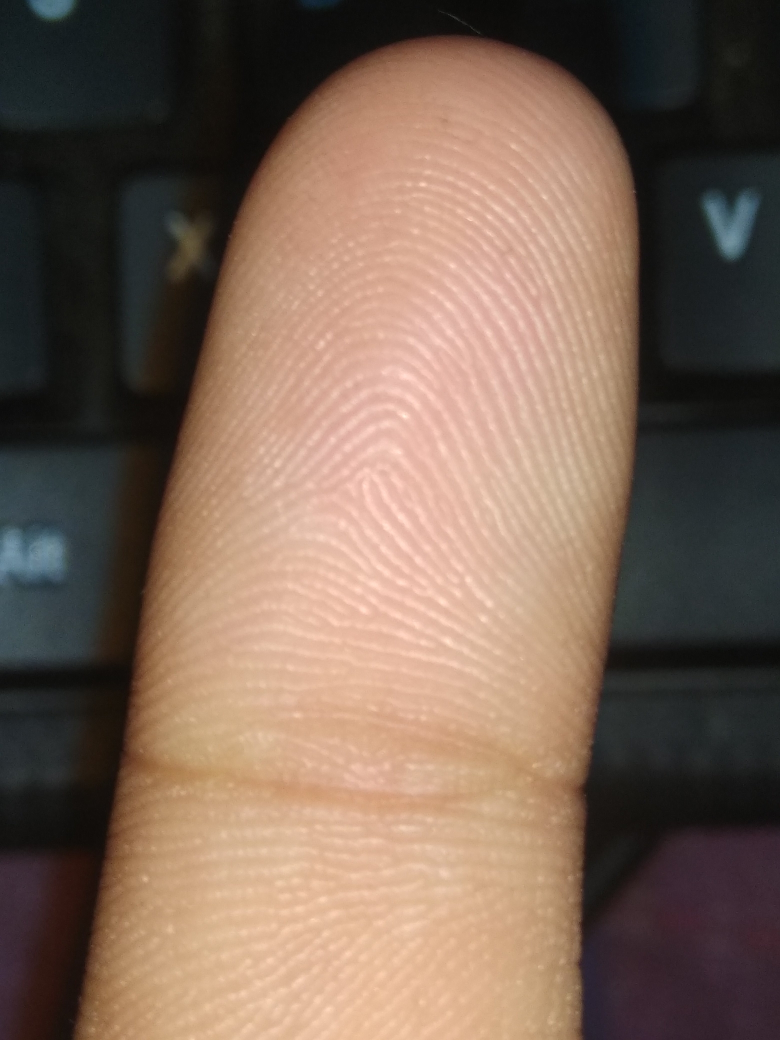
#> input picture projekt3/images/thumb.jpg, 1560 x 2080 px, found by its file name (shown at 1/2 size)
$ python main.py
#> lines starting #> are read from the running program, lines starting #| are printed output that depends on the picture; after the words box and inside, x2 and y2 are one past the last pixel; in counts of white or black regions, pixels touching at a corner belong together
### projekt3/packages/functions.py
import cv2
import numpy as np
import random

def contrast(img, num):
    img2 = img.copy()
    height, width = np.shape(img)
    for val in range(0, height):
        for val2 in range(0, width):
            img2[val,val2] = int(num* img2[val,val2])
            if img2[val,val2] > 255:
                img2[val,val2] = 255
    return img2

def separation(array, limit):
    temp_list = []
    height, width = np.shape(array)
    for val in range(0, height):
        for val2 in range(0, width):
            if array[val,val2] > limit:
                temp = (val, val2)
                temp_list.append(temp)
    return temp_list

def extract(list, array, color):
    temp = array.copy()
    for val in list:
        temp[val[0],val[1]] = color
    return temp

def unify_simple(dist, points):
    a = 0
    b = 3
    i = 0
    temp = []
    density = True
    while density:
        for val in dist:
            if val[1] in range(a, b):
                temp.extend([val[0]])
                if val[0] in points:
                    points.remove(val[0])
            else:
                i += 1
                if i == len(dist):
                    density = False
                    break
        a += 2
        b += 2
        i = 0
    if len(temp) == 0:
        print('ERROR')
    return temp

def distance(num, list):
    temp = []
    temp2 = []
    for val in list:
        d = int(((num[0]-val[0])**2 + (num[1]-val[1])**2)**0.5)
        temp.append(d)
    for i in range(0, len(list)):
        temp2.extend([[list[i],temp[i]]])
    return temp2

def detection(list, array, limit):
    temp_list = []
    for val in list:
            if array[val[0],val[1]] > limit:
                temp = (val[0], val[1])
                temp_list.append(temp)
    return temp_list

def extremum(list):
    max_height = 0
    min_height = 10000
    max_width = 0
    min_width = 10000
    for val in list:
        if val[0] > max_height:
            max_height = val[0]
        if val[0] < min_height:
            min_height = val[0]
        if val[1] > max_width:
            max_width = val[1]
        if val[1] < min_width:
            min_width = val[1]
    return max_height, min_height, max_width, min_width

def sort(list):
    temp_lenght = len(list[0])
    temp = list[0]
    for val in list:
        if len(val) > temp_lenght:
            temp_lenght = len(val)
            temp = val
    return temp

def common(list1, list2):
    list1 = set(list1)
    list2 = set(list2)
    result = list1.intersection(list2)
    result = list(result)
    # print("im here", result)
    return result


### projekt3/main.py
import cv2
import numpy as np
import random
from packages import functions as fun

obj = []
points = []
new_size = (600, 800)
n =  10*int((new_size[0]*new_size[1])**0.5)
m = 0
img = cv2.imread(r'images\thumb.jpg', 0)
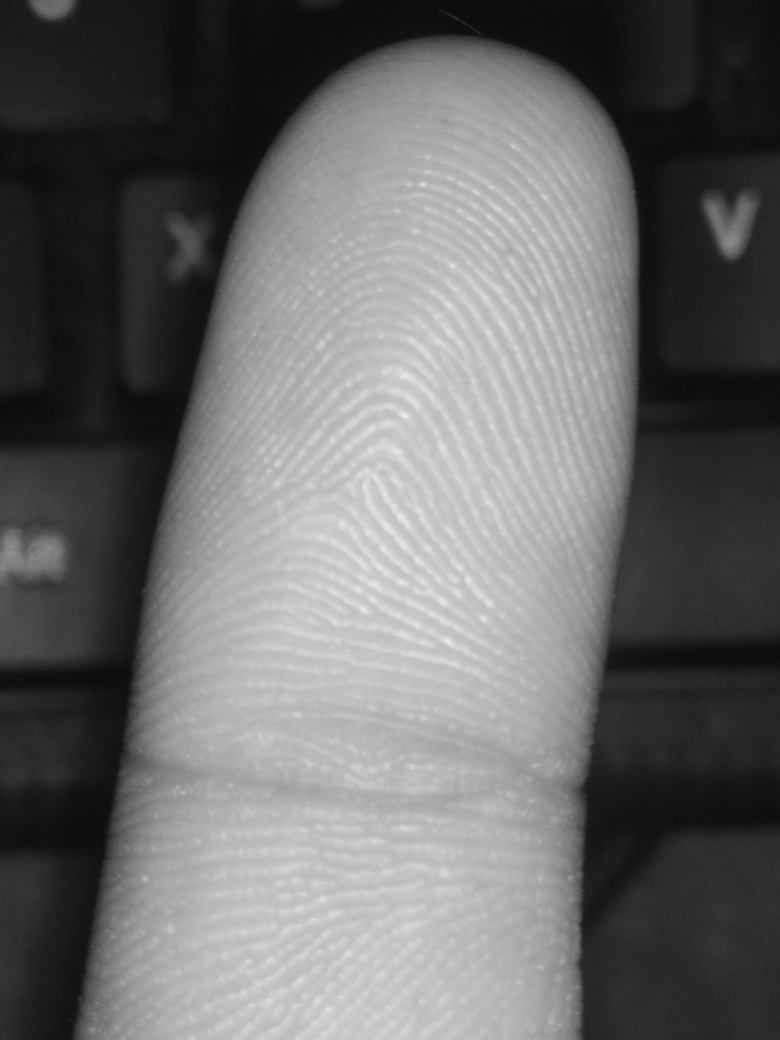
#> img: shape (2080, 1560) (shown at 1/2 size); min 3, max 247, mean 106.5
img = cv2.resize(img, new_size)
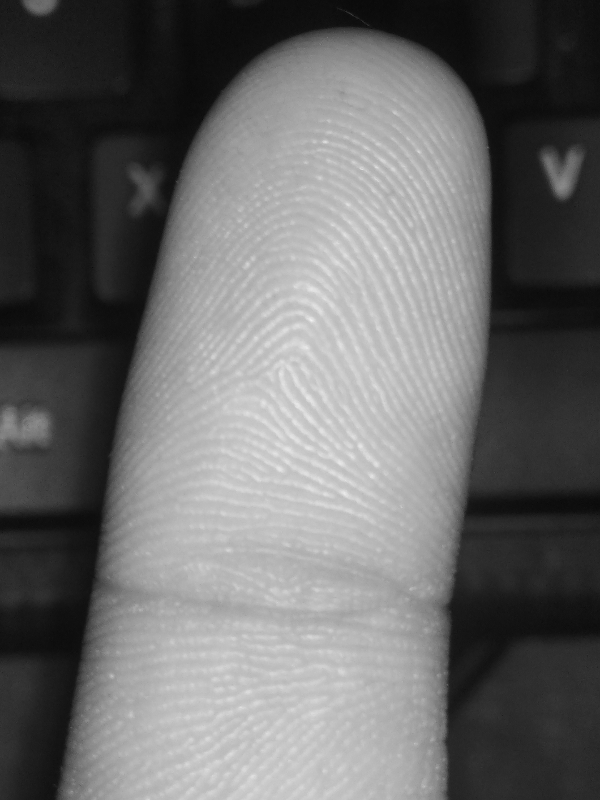
#> img: shape (800, 600); min 8, max 243, mean 106.4
while m < n:

    x = random.randint(0, new_size[0] - 1)
    y = random.randint(0, new_size[1] - 1)
    points.extend([[y,x]])
    m += 1
# print(len(points))
points  = fun.detection(points, img, 100)
#> after the loop in detection, `for val in list:`: temp_list = 3566 pairs, first value 0 to 799, second value 1 to 571
#> points has the same summary as temp_list in detection
if len(points) > 1:
    while len(points) > 10:
        dist = fun.distance(points[0], points)
        uni = fun.unify_simple(dist, points)
        # print(uni)
        obj.append(uni)
#> this loop made 7 passes
#> uni on passes 2 to 6: [(523, 265)], [(488, 310)], [(597, 366), (596, 368), (596, 368)], [(516, 223), (516, 224)], [(773, 143), (773, 143)]
#> after the loop, obj = 7 items
# print(obj)
object = fun.sort(obj)
#> in sort, `temp_lenght = len(list[0])`: temp_lenght = 8
#> in sort, `temp = list[0]`: temp = [(776, 394), (772, 393), (772, 393), (782, 394), (776, 399), (783, 390), (782, 394), (783, 390)]
#> the loop in sort, `for val in list:` made 7 passes
#> temp_lenght on pass 7: 5343
#> after the loop in sort, `for val in list:`: temp = 5343 pairs, first value 0 to 799, second value 1 to 560; temp_lenght = 5343
#> object has the same summary as temp in sort
# print(object)
max_height, min_height, max_width, min_width = fun.extremum(object)
#> the loop in extremum, `for val in list:` made 5343 passes
#> (max_height, min_height, max_width, min_width) on pass 1: (633, 633, 97, 97)
#> (val, max_width) on passes 8, 14, 17, 21, 26, 36: ((635, 106), 106), ((627, 112), 112), ((627, 115), 115), ((635, 118), 118), ((629, 121), 121), ((643, 122), 122)
#> after the loop in extremum, `for val in list:`: max_height = 799; max_width = 560; min_height = 0; min_width = 1
#> max_height = 799; min_height = 0; max_width = 560; min_width = 1
img = img[min_height:max_height, min_width + 50:max_width - 50]
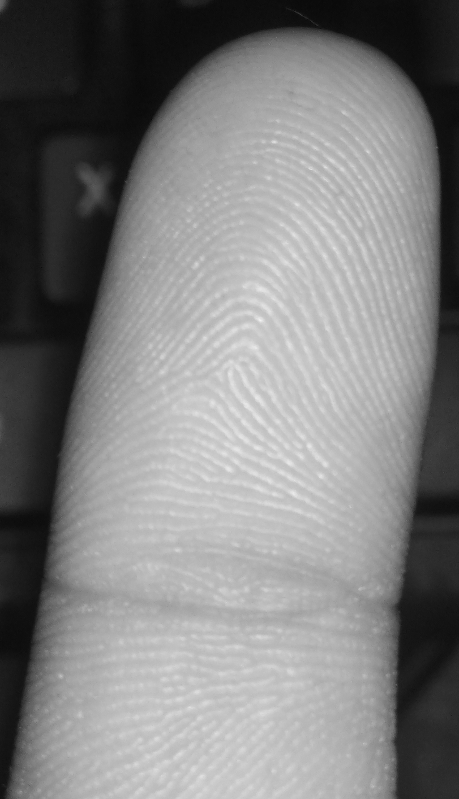
#> img: shape (799, 459); min 8, max 243, mean 127.8
# print(np.shape(img))
img_contrast = fun.contrast(img, 0.1) #tutaj
img_contrast = fun.contrast(img, 10) #tutaj
#> call 2 of contrast, with num = 10
#> after the loop in contrast (call 2), `for val in range(0, height):`:
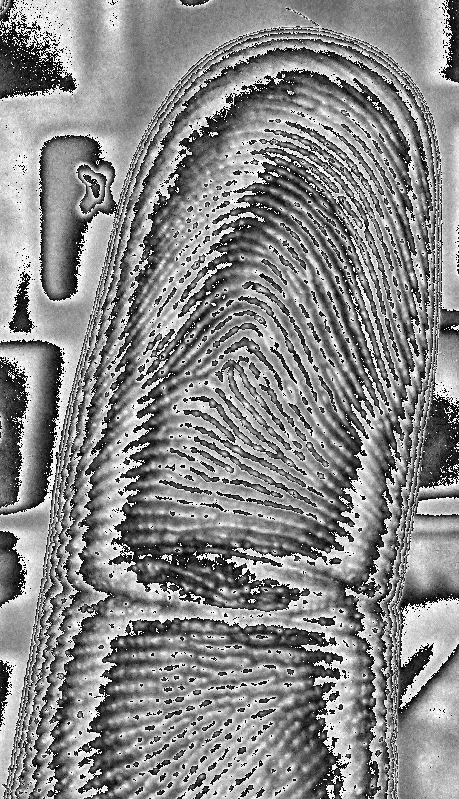
#> img2: shape (799, 459); min 0, max 254, mean 135.6
height, width = np.shape(img)
#> height = 799; width = 459
finger_line = fun.separation(img, 100)
#> finger_line = 244883 items
contrst_line = fun.separation(img_contrast, 100) #tutaj
#> contrst_line = 246041 items
imgf = np.zeros(( height, width ))
imgf  = fun.extract(finger_line, imgf, 255)
#> in extract, `temp = array.copy()`: temp: shape (799, 459) float64; every value is 0
#> the loop in extract, `for val in list:` made 244883 passes
#> val on passes 1 to 3: (1, 0), (37, 276), (37, 281)
#> after the loop in extract, `for val in list:`:
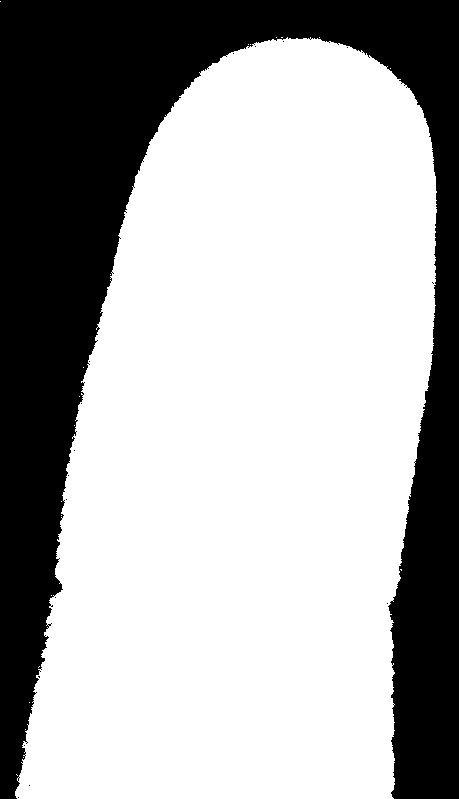
#> temp: shape (799, 459) float64; 66.8% white; 17 black regions (16 under 20 px), largest, box (x1, y1, x2, y2) and area: (0, 0, 459, 799) 121839
final_print = fun.common(finger_line, contrst_line)
#> in common, `list1 = set(list1)`: list1 = 244883 items
#> in common, `list2 = set(list2)`: list2 = 246041 items
#> in common, `result = list1.intersection(list2)`: result = 152441 items
#> final_print = 152441 items
finger_print = np.zeros(( height, width ))
# print(finger_print, np.shape(finger_print))
finger_print = fun.extract(final_print, finger_print, 255)
#> call 2 of extract, with color = 255
#> the loop in extract (call 2), `for val in list:` made 152441 passes
#> val on passes 1 to 3: (132, 268), (588, 319), (715, 94)
#> after the loop in extract (call 2), `for val in list:`:
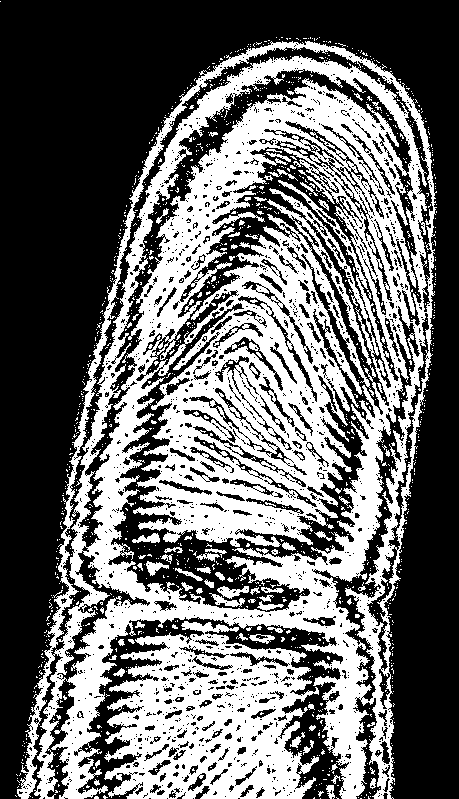
#> temp: shape (799, 459) float64; 41.6% white; 1285 white regions (1209 under 20 px), largest, box (x1, y1, x2, y2) and area: (17, 41, 437, 799) 121916, (104, 621, 319, 799) 23545, (217, 586, 249, 599) 212
# print("im here", finger_print)
# print('now im here',np.shape(finger_print))
# print(len(points), len(obj))

while True:
    # cv2.imshow("image", img)
    # cv2.imshow("image2", img_contrast)
    # cv2.imshow("imagef", imgf)
    cv2.imshow("fingerprint", finger_print)
    if cv2.waitKey(10) == 27:
#> (key Esc is pressed here)
        break
cv2.imwrite(r"fingerprint.jpg", finger_print)
cv2.destroyAllWindows()
